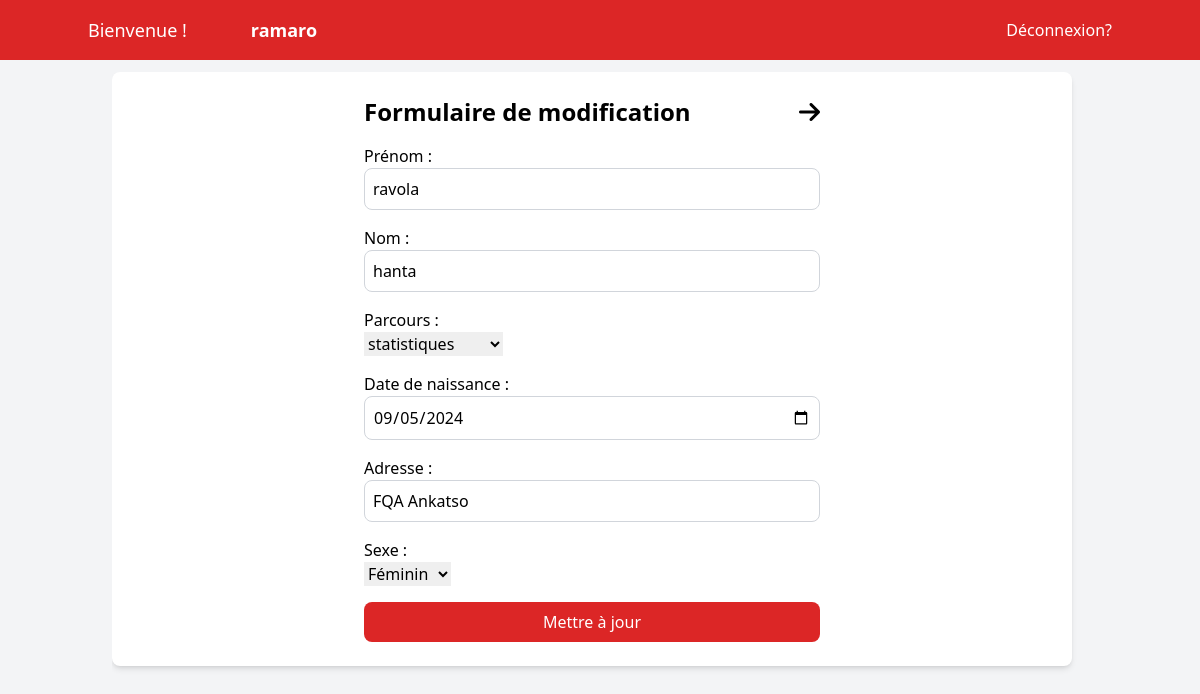
Page /controllers/etudiantController.php?action=detailUpdate&id=14 (signed in) on the committed database.
### tables this page shows
CREATE TABLE `etudiants` (
  `id` int NOT NULL AUTO_INCREMENT,
  `firstname` varchar(100) NOT NULL,
  `lastname` varchar(100) NOT NULL,
  `parcours` varchar(100) NOT NULL,
  `date_of_birth` date NOT NULL,
  `adresse` varchar(100) NOT NULL,
  `sex` varchar(100) NOT NULL,
  `created_at` timestamp NULL DEFAULT CURRENT_TIMESTAMP,
  PRIMARY KEY (`id`)
);

### classes/etudiants.php (called while the page is built, shortened)
<?php
    class Etudiants{
        private $pdo;
        public $id;
        public function __construct($db){
            $this->pdo = $db;
        }
        public function detail(){
            $stmt = $this->pdo->prepare('SELECT * FROM etudiants WHERE id = :id');
            $stmt->bindParam(':id', $this->id);
            $stmt->execute();
            return $stmt->fetch(PDO::FETCH_ASSOC);
        }
    }
?>

### display/etudiants/update.php (the view, shortened to what this page needs)
<!DOCTYPE html>
<html lang="fr">
<head>
    <script src="https://cdn.tailwindcss.com"></script>
    <link rel="stylesheet" href="https://cdnjs.cloudflare.com/ajax/libs/font-awesome/6.6.0/css/all.min.css" />
</head>
<body class="bg-gray-100 font-sans h-screen">
    <header class="bg-red-600 text-white p-4 sticky top-0 z-10">
        <div class="container mx-auto flex justify-between items-center">
            <div class="text-lg flex space-x-16">
               <p>Bienvenue !</p>
               <span class="font-semibold"><?php echo $_SESSION["username"]?></span>
            </div>
            <div>
                <a href="../../controllers/userController.php?action=logout" class="text-white hover:text-gray-300">Déconnexion?</a>
            </div>
        </div>
    </header>
    <div class="container mx-auto px-6 py-3 h-full">
        <div class="flex h-full">
            <div class="w-screen overflow-y-auto max-h-screen pr-4">
                <div id="form-modification" class="bg-white p-6 rounded-lg shadow-md h-auto flex flex-col justify-center items-center">
                    <div class="flex justify-between w-1/2">
                        <h2 class="text-2xl font-bold text-grenat-600 mb-4">Formulaire de modification</h2>
                        <a href="../../controllers/etudiantController.php?action=read" class="text-2xl font-bold text-grenat-600 mb-4"><i class="fas fa-arrow fa-arrow-right"></i></a>
                    </div>
                    <form action="../../controllers/etudiantController.php?action=update&id=<?= $etudiantDetails['id'] ?>"  method="post" class="w-1/2">
                        <div class="mb-4">
                            <label for="firstname" class="block text-grenat-600">Prénom :</label>
                            <input type="text" name="firstname" class="w-full p-2 border border-gray-300 rounded-lg" value="<?= htmlspecialchars($etudiantDetails['firstname']) ?>" required><br>
                        </div>
                        <div class="mb-4">
                            <label for="lastname" class="block text-grenat-600">Nom :</label>
                            <input type="text" name="lastname" class="w-full p-2 border border-gray-300 rounded-lg" value="<?= htmlspecialchars($etudiantDetails['lastname']) ?>" required><br>
                        </div>
                        <div class="mb-4">
                            <label for="parcours" class="block text-grenat-600">Parcours :</label>
                            <select name="parcours" required>
                                <option value="statistiques" <?= $etudiantDetails['parcours'] == 'statistiques' ? 'selected' : '' ?>>statistiques</option>
                            </select><br>
                        </div>
                        <div class="mb-4" class="block text-grenat-600">
                            <label for="date_of_birth">Date de naissance :</label>
                            <input type="date" name="date_of_birth" class="w-full p-2 border border-gray-300 rounded-lg" value="<?= htmlspecialchars($etudiantDetails['date_of_birth']) ?>" required><br>
                        </div>
                        <div class="mb-4" class="block text-grenat-600">
                            <label for="adresse">Adresse :</label>
                            <input type="text" name="adresse" class="w-full p-2 border border-gray-300 rounded-lg" value="<?= htmlspecialchars($etudiantDetails['adresse']) ?>" required><br>
                        </div>
                        <div class="mb-4">
                            <label for="sex" class="block text-grenat-600">Sexe :</label>
                            <select name="sex" required>
                                <option value="female" <?= $etudiantDetails['sex'] == 'female' ? 'selected' : '' ?>>Féminin</option>
                            </select><br>
                        </div>
                        <button type="submit" class="bg-red-600 text-white p-2 rounded-lg w-full">Mettre à jour </button>
                    </form>
                </div>
            </div>
        </div>
    </div>
</body>
</html>

### rows in the picture
etudiants: firstname "ravola", lastname "hanta", parcours "statistiques", date_of_birth "09/05/2024", adresse "FQA Ankatso", sex "Féminin"

### other values in the picture
$_SESSION["username"] "ramaro"
